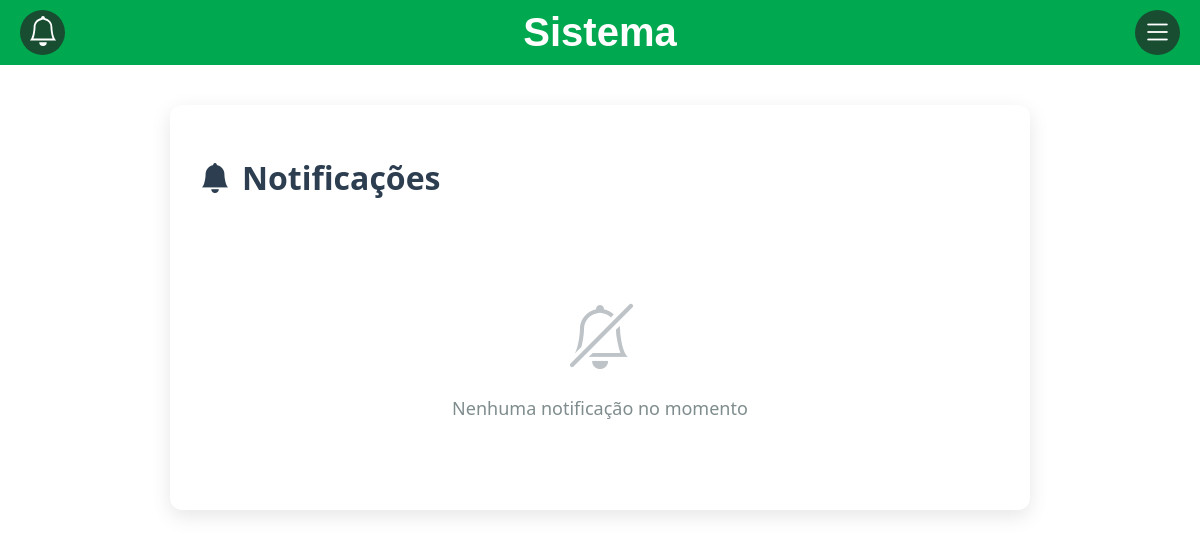
The app's page /sistema/public/notificacao.php (signed in), older data.
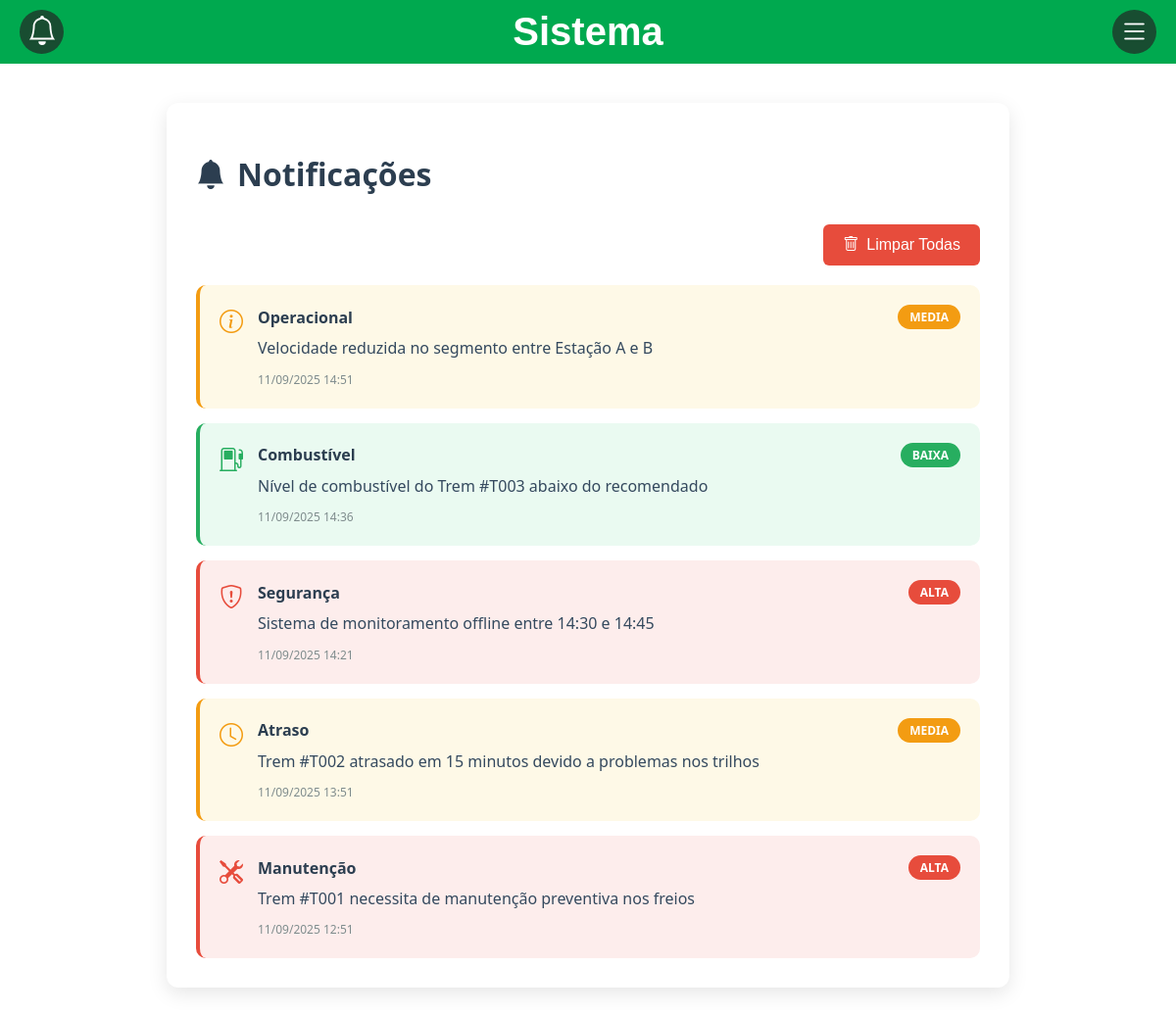
The same page, newer data.
### tables this page shows
CREATE TABLE alerta (
    id_alerta INT NOT NULL AUTO_INCREMENT PRIMARY KEY,
    tipo_alerta VARCHAR(50) NOT NULL,
    mensagem_alerta TEXT NOT NULL,
    prioridade_alerta VARCHAR(20) NOT NULL,
    fk_usuario INT NOT NULL,
    data_hora TIMESTAMP NOT NULL,
    FOREIGN KEY (fk_usuario) REFERENCES Usuario(id_usuario)
);

### sistema/public/notificacao.php (the view, shortened to what this page needs)
<?php
    include "../db.php";
    $id_usuario = $_SESSION['id_usuario'];
    $sql = "SELECT a.id_alerta, a.tipo_alerta, a.mensagem_alerta, a.prioridade_alerta, a.data_hora
            FROM alerta a
            WHERE a.fk_usuario = ?
            ORDER BY a.data_hora DESC";
    $stmt = $conn->prepare($sql);
    $stmt->bind_param("i", $id_usuario);
    $stmt->execute();
    $result = $stmt->get_result();
    $notificacoes = [];
    while ($row = $result->fetch_assoc()) {
        $notificacoes[] = $row;
    }
?>
<?php include "header.php"; ?>
    <main>
        <div class="paginaNotificacoes">
            <h1>
                <i class="bi bi-bell-fill"></i> Notificações
            </h1>
            <?php if (!empty($notificacoes)): ?>
                <div class="notificacoes-actions" style="margin-bottom: 20px; text-align: right;">
                    <form method="POST" id="formLimparTodas">
                        <button type="submit" class="btn-limpar-todas">
                            <i class="bi bi-trash"></i> Limpar Todas
                        </button>
                    </form>
                </div>
            <?php endif; ?>
            <?php if (empty($notificacoes)): ?>
                <div class="sem-notificacoes">
                    <i class="bi bi-bell-slash"></i>
                    <p>Nenhuma notificação no momento</p>
                </div>
            <?php else: ?>
                <div class="lista-notificacoes">
                    <?php foreach ($notificacoes as $notificacao): ?>
                        <div class="notificacao-item <?php echo $notificacao['prioridade_alerta']; ?>"
                             data-id="<?php echo $notificacao['id_alerta']; ?>">
                            <div class="notificacao-icon">
                                <?php
                                $icon = '';
                                switch($notificacao['tipo_alerta']) {
                                    case 'Manutenção':
                                        $icon = 'bi-tools';
                                        break;
                                    case 'Atraso':
                                        $icon = 'bi-clock';
                                        break;
                                    case 'Segurança':
                                        $icon = 'bi-shield-exclamation';
                                        break;
                                    case 'Combustível':
                                        $icon = 'bi-fuel-pump';
                                        break;
                                    default:
                                        $icon = 'bi-info-circle';
                                }
                                ?>
                                <i class="bi <?php echo $icon; ?>"></i>
                            </div>
                            <div class="notificacao-content">
                                <div class="notificacao-header">
                                    <span class="notificacao-tipo"><?php echo htmlspecialchars($notificacao['tipo_alerta']); ?></span>
                                    <span class="notificacao-prioridade <?php echo $notificacao['prioridade_alerta']; ?>">
                                        <?php echo htmlspecialchars($notificacao['prioridade_alerta']); ?>
                                    </span>
                                </div>
                                <p class="notificacao-mensagem"><?php echo htmlspecialchars($notificacao['mensagem_alerta']); ?></p>
                                <span class="notificacao-tempo">
                                    <?php
                                    $data = new DateTime($notificacao['data_hora']);
                                    echo $data->format('d/m/Y H:i');
                                    ?>
                                </span>
                            </div>
                        </div>
                    <?php endforeach; ?>
                </div>
            <?php endif; ?>
        </div>
    </main>
</body>
</html>

### sistema/public/header.php (shortened to what this page needs)
<!DOCTYPE html>
<html lang="pt-br">
<head>
    <title><?php
        $page_titles = [
            'cadastrarTrem.php' => 'Cadastrar Trem',
            'consumodeEnergia.php' => 'Consumo de Energia',
            'funcionarios.php' => 'Funcionários',
            'notificacoes.php' => 'Notificações',
            'dadosDoUsuario.php' => 'Dados do Usuário',
            'termos_de_uso.php' => 'Termos de Uso',
            'ajuda.php' => 'Ajuda',
            'mapa.php' => 'Mapa',
            'trens.php' => 'Trens',
            'seguranca.php' => 'Segurança',
            'configuracoes.php' => 'Configurações'
        ];
        $current_page = basename($_SERVER['PHP_SELF']);
    ?></title>
    <link rel="stylesheet" href="../styles/style.css">
    <link rel="stylesheet" href="https://cdn.jsdelivr.net/npm/bootstrap-icons@1.13.1/font/bootstrap-icons.min.css">
</head>
<body>
    <header>
        <div class="navbar">
        <div class="btnNavBar"><a href="notificacao.php"><img src="../assets/icons/bell.svg" alt=""></a></div>
        <h1><?php echo ($page_titles[$current_page] ?? 'Sistema'); ?></h1>
        <button class="nav-button" onclick="alternarMenu()">
            <i class="bi bi-list"></i>
        </button>
        </div>
    </header>
</body>
</html>

### sistema/styles/style.css (style rules this page uses)
body { font-family: Arial, sans-serif; margin: 0; padding: 0; }
.navbar { display: flex; justify-content: space-between; align-items: center; background-color: #00a94f; padding: 10px 20px; position: relative; }
.btnNavBar { background: none; border: none; cursor: pointer; font-size: 40px; color: white; background-color: #184d31; border-radius: 50%; width: 45px; transition: .5s; }
.btnNavBar img { width: 30px; height: auto; position: relative; left: 8px; filter: brightness(0) invert(1); }
.navbar h1 { flex-grow: 1; text-align: center; color: white; font-size: 40px; margin: 0; }
.nav-button i { font-size: 30px; line-height: 1; }
.nav-button { background: none; border: none; cursor: pointer; font-size: 28px; color: white; background-color: #184d31; border-radius: 50%; width: 45px; height: 45px; transition: .5s; display: flex; align-items: center; justify-content: center; padding: 0; }
.paginaNotificacoes { max-width: 800px; margin: 40px auto; padding: 30px; background-color: #ffffff; border-radius: 12px; font-family: 'Segoe UI', sans-serif; box-shadow: 0 6px 20px rgba(0, 0, 0, 0.1); }
.paginaNotificacoes h1 { font-size: 32px; color: #2c3e50; margin-bottom: 30px; display: flex; align-items: center; gap: 12px; }
.paginaNotificacoes h1 i { font-size: 30px; color: #2c3e50; }
.lista-notificacoes { display: flex; flex-direction: column; gap: 15px; }
.notificacao-item { display: flex; align-items: flex-start; padding: 20px; background-color: #f8f9fa; border-radius: 10px; border-left: 4px solid #3498db; transition: all 0.3s ease; position: relative; }
.notificacao-item.alta { border-left-color: #e74c3c; background-color: #fdedec; }
.notificacao-item.media { border-left-color: #f39c12; background-color: #fef9e7; }
.notificacao-item.baixa { border-left-color: #27ae60; background-color: #eafaf1; }
.notificacao-icon { font-size: 24px; margin-right: 15px; color: #2c3e50; }
.notificacao-item.alta .notificacao-icon { color: #e74c3c; }
.notificacao-item.media .notificacao-icon { color: #f39c12; }
.notificacao-item.baixa .notificacao-icon { color: #27ae60; }
.notificacao-content { flex: 1; }
.notificacao-header { display: flex; justify-content: space-between; align-items: center; margin-bottom: 8px; }
.notificacao-tipo { font-weight: bold; color: #2c3e50; font-size: 16px; }
.notificacao-prioridade { padding: 4px 12px; border-radius: 20px; font-size: 12px; font-weight: bold; text-transform: uppercase; }
.notificacao-prioridade.alta { background-color: #e74c3c; color: white; }
.notificacao-prioridade.media { background-color: #f39c12; color: white; }
.notificacao-prioridade.baixa { background-color: #27ae60; color: white; }
.notificacao-mensagem { margin: 0 0 8px 0; color: #34495e; line-height: 1.4; }
.notificacao-tempo { font-size: 12px; color: #7f8c8d; }
.btn-limpar-todas { background: #e74c3c; color: white; border: none; padding: 12px 20px; border-radius: 6px; font-size: 16px; cursor: pointer; transition: background-color 0.3s; display: inline-flex; align-items: center; gap: 8px; }
.sem-notificacoes { text-align: center; padding: 60px 20px; color: #7f8c8d; }
.sem-notificacoes i { font-size: 64px; margin-bottom: 20px; display: block; color: #bdc3c7; }
.sem-notificacoes p { font-size: 18px; margin: 0; }

Row changes from the older to the newer data that the page shows:
added alerta: tipo_alerta "Operacional", prioridade_alerta "MEDIA", mensagem_alerta "Velocidade reduzida no segmento entre Estação A e B", data_hora "11/09/2025 14:51"
added alerta: tipo_alerta "Combustível", prioridade_alerta "BAIXA", mensagem_alerta "Nível de combustível do Trem #T003 abaixo do recomendado", data_hora "11/09/2025 14:36"
added alerta: tipo_alerta "Segurança", prioridade_alerta "ALTA", mensagem_alerta "Sistema de monitoramento offline entre 14:30 e 14:45", data_hora "11/09/2025 14:21"
added alerta: tipo_alerta "Atraso", prioridade_alerta "MEDIA", mensagem_alerta "Trem #T002 atrasado em 15 minutos devido a problemas nos trilhos", data_hora "11/09/2025 13:51"
added alerta: tipo_alerta "Manutenção", prioridade_alerta "ALTA", mensagem_alerta "Trem #T001 necessita de manutenção preventiva nos freios", data_hora "11/09/2025 12:51"
Text that changed along with them:
text no longer shown: "Nenhuma notificação no momento"
text now shown: "Limpar Todas"
